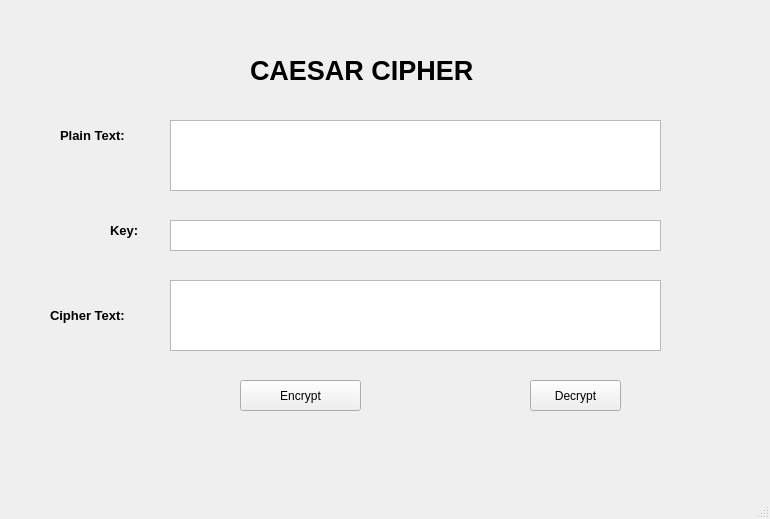
<?xml version="1.0" encoding="UTF-8"?>
<ui version="4.0">
 <class>MainWindow</class>
 <widget class="QMainWindow" name="MainWindow">
  <property name="geometry">
   <rect>
    <x>0</x>
    <y>0</y>
    <width>770</width>
    <height>519</height>
   </rect>
  </property>
  <property name="windowTitle">
   <string>MainWindow</string>
  </property>
  <widget class="QWidget" name="centralwidget">
   <widget class="QLabel" name="label">
    <property name="geometry">
     <rect>
      <x>250</x>
      <y>30</y>
      <width>291</width>
      <height>81</height>
     </rect>
    </property>
    <property name="font">
     <font>
      <pointsize>20</pointsize>
      <weight>75</weight>
      <bold>true</bold>
     </font>
    </property>
    <property name="text">
     <string>CAESAR CIPHER</string>
    </property>
   </widget>
   <widget class="QLabel" name="label_2">
    <property name="geometry">
     <rect>
      <x>60</x>
      <y>120</y>
      <width>111</width>
      <height>31</height>
     </rect>
    </property>
    <property name="font">
     <font>
      <pointsize>10</pointsize>
      <weight>75</weight>
      <bold>true</bold>
     </font>
    </property>
    <property name="text">
     <string>Plain Text:</string>
    </property>
   </widget>
   <widget class="QLabel" name="label_3">
    <property name="geometry">
     <rect>
      <x>110</x>
      <y>220</y>
      <width>71</width>
      <height>21</height>
     </rect>
    </property>
    <property name="font">
     <font>
      <pointsize>10</pointsize>
      <weight>75</weight>
      <bold>true</bold>
     </font>
    </property>
    <property name="text">
     <string>Key:</string>
    </property>
   </widget>
   <widget class="QLabel" name="label_4">
    <property name="geometry">
     <rect>
      <x>50</x>
      <y>290</y>
      <width>121</width>
      <height>51</height>
     </rect>
    </property>
    <property name="font">
     <font>
      <pointsize>10</pointsize>
      <weight>75</weight>
      <bold>true</bold>
     </font>
    </property>
    <property name="text">
     <string>Cipher Text:</string>
    </property>
   </widget>
   <widget class="QTextEdit" name="txt_plaintext">
    <property name="geometry">
     <rect>
      <x>170</x>
      <y>120</y>
      <width>491</width>
      <height>71</height>
     </rect>
    </property>
   </widget>
   <widget class="QTextEdit" name="txt_key">
    <property name="geometry">
     <rect>
      <x>170</x>
      <y>220</y>
      <width>491</width>
      <height>31</height>
     </rect>
    </property>
   </widget>
   <widget class="QTextEdit" name="txt_cipher">
    <property name="geometry">
     <rect>
      <x>170</x>
      <y>280</y>
      <width>491</width>
      <height>71</height>
     </rect>
    </property>
   </widget>
   <widget class="QPushButton" name="btn_encrypt">
    <property name="geometry">
     <rect>
      <x>240</x>
      <y>380</y>
      <width>121</width>
      <height>31</height>
     </rect>
    </property>
    <property name="text">
     <string>Encrypt</string>
    </property>
   </widget>
   <widget class="QPushButton" name="btn_decrypt">
    <property name="geometry">
     <rect>
      <x>530</x>
      <y>380</y>
      <width>91</width>
      <height>31</height>
     </rect>
    </property>
    <property name="text">
     <string>Decrypt</string>
    </property>
   </widget>
  </widget>
  <widget class="QMenuBar" name="menubar">
   <property name="geometry">
    <rect>
     <x>0</x>
     <y>0</y>
     <width>770</width>
     <height>26</height>
    </rect>
   </property>
  </widget>
  <widget class="QStatusBar" name="statusbar"/>
 </widget>
 <resources/>
 <connections/>
</ui>
